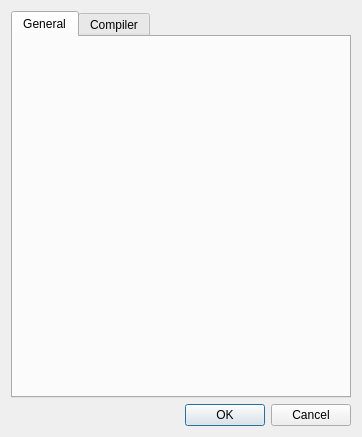
<?xml version="1.0" encoding="UTF-8"?>
<ui version="4.0">
 <class>OptionsDialog</class>
 <widget class="QDialog" name="OptionsDialog">
  <property name="geometry">
   <rect>
    <x>0</x>
    <y>0</y>
    <width>362</width>
    <height>437</height>
   </rect>
  </property>
  <property name="minimumSize">
   <size>
    <width>362</width>
    <height>437</height>
   </size>
  </property>
  <property name="windowTitle">
   <string>Options</string>
  </property>
  <layout class="QVBoxLayout" name="verticalLayout">
   <item>
    <widget class="QTabWidget" name="tabWidget">
     <property name="styleSheet">
      <string notr="true">font-size: 9pt;</string>
     </property>
     <property name="currentIndex">
      <number>0</number>
     </property>
     <widget class="GeneralSettings" name="generalSettings">
      <attribute name="title">
       <string>General</string>
      </attribute>
     </widget>
     <widget class="CompilerSettings" name="compilerSettings">
      <attribute name="title">
       <string>Compiler</string>
      </attribute>
     </widget>
    </widget>
   </item>
   <item>
    <widget class="QDialogButtonBox" name="buttonBox">
     <property name="standardButtons">
      <set>QDialogButtonBox::Cancel|QDialogButtonBox::Ok</set>
     </property>
    </widget>
   </item>
  </layout>
 </widget>
 <customwidgets>
  <customwidget>
   <class>GeneralSettings</class>
   <extends>QWidget</extends>
   <header>generalsettings.h</header>
   <container>1</container>
  </customwidget>
  <customwidget>
   <class>CompilerSettings</class>
   <extends>QWidget</extends>
   <header>compilersettings.h</header>
   <container>1</container>
  </customwidget>
 </customwidgets>
 <tabstops>
  <tabstop>tabWidget</tabstop>
 </tabstops>
 <resources/>
 <connections>
  <connection>
   <sender>buttonBox</sender>
   <signal>rejected()</signal>
   <receiver>OptionsDialog</receiver>
   <slot>reject()</slot>
   <hints>
    <hint type="sourcelabel">
     <x>176</x>
     <y>414</y>
    </hint>
    <hint type="destinationlabel">
     <x>176</x>
     <y>219</y>
    </hint>
   </hints>
  </connection>
 </connections>
</ui>
